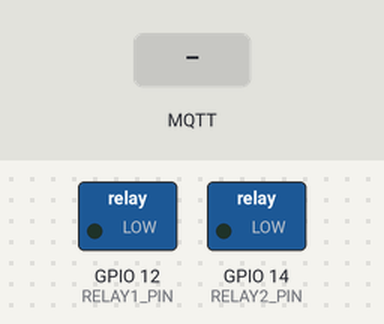
The sketch below on a simulated ESP8266 (NodeMCU). Parts: switched loads named in the sketch (green lamp = pin HIGH). The test bench sets the inputs (shaded band). WiFi joins after 1.5 s; servers stay silent unless stated; no MQTT or app messages arrive unless stated; what the sketch prints to the serial monitor is not drawn.

Above: at 2.7 s.
2.8 s: MQTT message "1" arrives on the first subscribed topic
At 4.1 s:
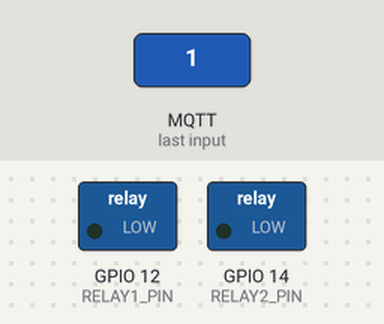
4.4 s: MQTT message "2" arrives on the first subscribed topic
At 5.5 s:
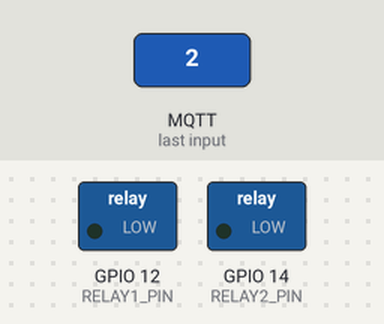
Timing chart, 0 to 7.4 s (numbered marks = the images above; inputs shaded):
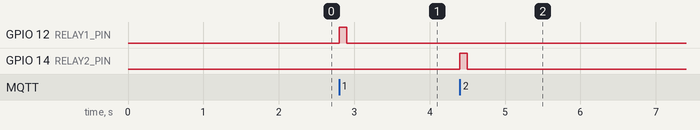

Measured:
- after the input at 2.8 s, GPIO 12 (RELAY1_PIN): LOW → HIGH at once, → LOW 0.10 s later
- after the input at 4.4 s, GPIO 14 (RELAY2_PIN): LOW → HIGH at once, → LOW 0.10 s later

The sketch:

pulblic.ino
```cpp
#include <ESP8266WiFi.h>
#include <PubSubClient.h>

//
// —– Wi-Fi & MQTT broker settings —–
const char* ssid     = "MSI_GF65";
const char* password = "Dinethrad";
const char* broker   = "broker.hivemq.com";
const uint16_t port  = 1883;
// ——————————————————————————————

#define RELAY1_PIN 12  // D6
#define RELAY2_PIN 14  // D5

WiFiClient   wifi;
PubSubClient mqtt(wifi);

String mac;
String cmdTopic;

// pulse a pin for 100 ms
void pulse(uint8_t pin) {
  digitalWrite(pin, HIGH);
  delay(100);
  digitalWrite(pin, LOW);
}

// called on every incoming MQTT message
// payload format: "<deviceID>:<relayNum>"
void mqttCallback(char* topic, byte* payload, unsigned int len) {
  String p;
  for (unsigned int i = 0; i < len; i++) {
    p += (char)payload[i];
  }
  int sep = p.indexOf(':');
  String deviceID = p.substring(0, sep);
  String relayNum = p.substring(sep + 1);

  Serial.printf("From device %s → relay %s\n",
                deviceID.c_str(), relayNum.c_str());

  if (relayNum == "1")      pulse(RELAY1_PIN);
  else if (relayNum == "2") pulse(RELAY2_PIN);
}

void connectWiFi() {
  Serial.print("Wi-Fi → ");
  WiFi.begin(ssid, password);
  while (WiFi.status() != WL_CONNECTED) {
    Serial.print('.');
    delay(500);
  }
  Serial.println(" connected");
}

void connectMQTT() {
  while (!mqtt.connected()) {
    Serial.print("MQTT → ");
    // clientId = "esp8266-"+mac to keep it unique per ESP
    String clientId = "esp8266-" + mac;
    if (mqtt.connect(clientId.c_str())) {
      Serial.println(" connected");
      // subscribe to topic = mac
      mqtt.subscribe(cmdTopic.c_str());
      Serial.printf("Subscribed to %s\n", cmdTopic.c_str());
    } else {
      Serial.printf("failed (%d), retrying in 5 s\n", mqtt.state());
      delay(5000);
    }
  }
}

void setup() {
  Serial.begin(115200);
  pinMode(RELAY1_PIN, OUTPUT);
  pinMode(RELAY2_PIN, OUTPUT);
  digitalWrite(RELAY1_PIN, LOW);
  digitalWrite(RELAY2_PIN, LOW);

  connectWiFi();

  // build topic = <mac> (no prefix)
  mac = WiFi.macAddress();
  mac.replace(":", "");
  mac.toLowerCase();
  cmdTopic = mac;

  mqtt.setServer(broker, port);
  mqtt.setCallback(mqttCallback);
  connectMQTT();
}

void loop() {
  if (!mqtt.connected()) connectMQTT();
  mqtt.loop();
}
```
